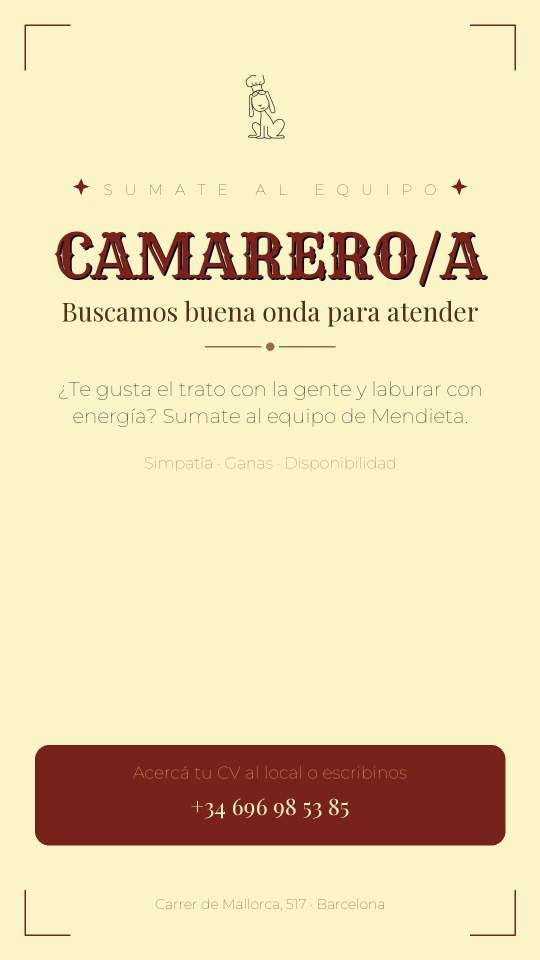
#> input picture assets/brand/templates/busqueda-camarero-historia.png, 1080 x 1920 px, given in place of mendieta-perro-tinta.png, which was not available (shown at 1/2 size)
$ python make_pedidos_detalles.py
#> lines starting #> are read from the running program, lines starting #| are printed output that depends on the picture; pictures that were not available may be replaced by others from this repository, and a replacement may not be noted
#!/usr/bin/env python3
# -*- coding: utf-8 -*-
"""
Mendieta — Foto de DETALLES DE PEDIDO para el carrusel (video + esta foto).
Fondo crema del logo (#FBF4C6, no el gris). Pasos numerados, claros y legibles.

Salidas:
  assets/brand/templates/pedidos-detalles-post.png  (1080x1350, feed 4:5)
  + copia en Documentos/Mendieta/reel-mundial/editados/
"""
import shutil
from pathlib import Path
from PIL import Image, ImageDraw, ImageFont

BASE = Path(__file__).resolve().parent.parent
LOGO = BASE / "assets" / "brand" / "logos" / "mendieta-perro-tinta.png"
OUT = BASE / "assets" / "brand" / "templates" / "pedidos-detalles-post.png"
OUT2 = Path(r"C:/Users/facun/Documentos/Mendieta/reel-mundial/FINAL/pedidos-detalles-post.png")

W, H = 1080, 1350
CREMA = (251, 244, 198)
BORDO = (119, 35, 27)
CACAO = (83, 49, 24)
MOSTAZA = (237, 199, 125)
CARAMELO = (147, 109, 76)
F_RYE = r"C:/Users/facun/AppData/Local/Temp/Rye.ttf"
F_PLAY = r"C:/Users/facun/AppData/Local/Temp/PlayfairBlack.ttf"
F_MONT = r"C:/Users/facun/AppData/Local/Temp/Montserrat.ttf"


def font(p, s):
    return ImageFont.truetype(p, s)


def mont(s, w=600):
    """Montserrat es variable (default Thin 100). Forzamos peso real."""
    f = ImageFont.truetype(F_MONT, s)
    f.set_variation_by_axes([w])
    return f


def tw(d, t, f):
    b = d.textbbox((0, 0), t, font=f)
    return b[2] - b[0], b[3] - b[1], b[1]


# [44 lines left out: functions cline, destello, divider, step, not called in this run]


def main():
    img = Image.new("RGB", (W, H), CREMA)
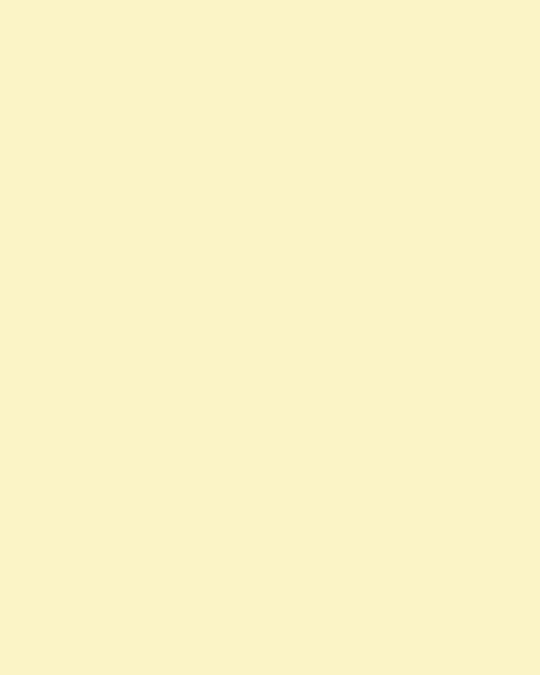
#> img: PIL image 1080x1350 RGB (shown at 1/2 size); mean R, G, B 251, 244, 198
    d = ImageDraw.Draw(img)

    # marco de esquinas
    m, L, wd = 46, 92, 4
    for (px, py, dx, dy) in [(m, m, 1, 1), (W - m, m, -1, 1), (m, H - m, 1, -1), (W - m, H - m, -1, -1)]:
        d.line([(px, py), (px + dx * L, py)], fill=BORDO, width=wd)
        d.line([(px, py), (px, py + dy * L)], fill=BORDO, width=wd)

    # logo
    lg = Image.open(LOGO).convert("RGBA")
    s = 168 / lg.height
#> s = 0.0875
    lg = lg.resize((int(lg.width * s), 168), Image.LANCZOS)
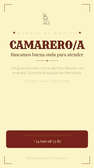
#> lg: PIL image 94x168 RGBA; mean R, G, B, A 234.4, 219, 177.5, 255
    img.paste(lg, ((W - lg.width) // 2, 66), lg)

    # eyebrow + título
    cline(d, 250, "PASTELERÍA ARGENTINA · BARCELONA", mont(24, 600), CARAMELO, ls=4)
    cline(d, 296, "PEDÍ PARA EL PARTIDO", font(F_RYE, 60), BORDO)
    cline(d, 392, "Encargá con tiempo y disfrutá sin apuro", font(F_PLAY, 33), CACAO)

    divider(d, 470)

    fT = mont(40, 600)      # línea principal de paso
    fS = mont(33, 500)      # línea secundaria
    step(d, 565, "1", [("Encargá con 24h de antelación", fT, BORDO)])
    step(d, 700, "2", [("Pedí por WhatsApp", fS, CACAO),
                       ("696 98 53 85", font(F_RYE, 56), BORDO)])
    step(d, 858, "3", [("Pagá por Bizum o", fT, BORDO),
                       ("transferencia bancaria", fT, BORDO)])
    step(d, 1010, "4", [("Mandá el comprobante", fT, BORDO),
                        ("y confirmamos tu pedido", fS, CACAO)])

    divider(d, 1130)
    cline(d, 1175, "Sándwiches de miga · Empanadas · Tartas y más salado",
          mont(27, 500), CARAMELO)
    cline(d, 1240, "@pasteleriamendieta", mont(34, 700), BORDO)

    OUT.parent.mkdir(parents=True, exist_ok=True)
    img.save(OUT, quality=96)
    OUT2.parent.mkdir(parents=True, exist_ok=True)
    shutil.copyfile(OUT, OUT2)
    print(f"OK: {OUT}")
    print(f"OK: {OUT2}")


if __name__ == "__main__":
#> (the run stopped early here; a loop or call above may not have finished)

$ run again, on assets/brand/templates/busqueda-pastelero-historia.png
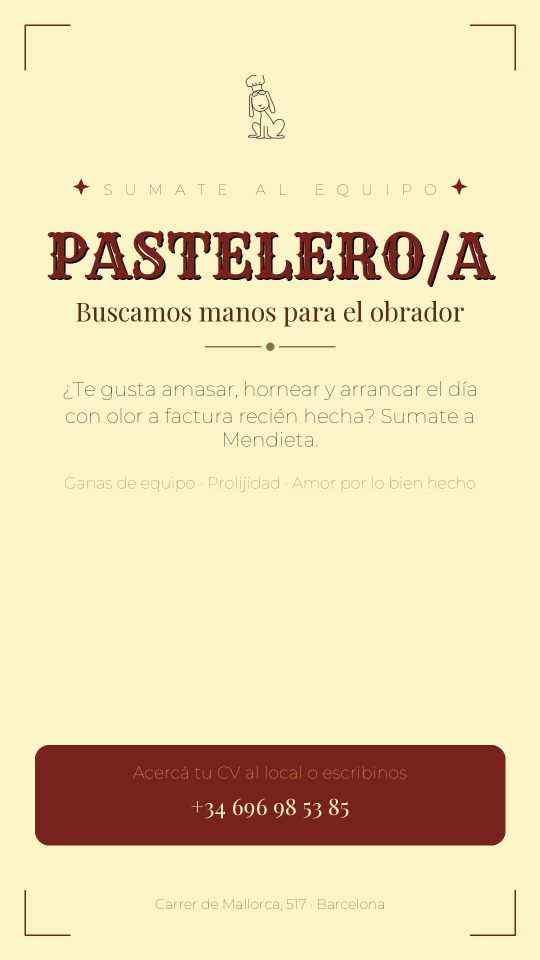
#> input picture assets/brand/templates/busqueda-pastelero-historia.png, 1080 x 1920 px, given in place of mendieta-perro-tinta.png, which was not available (shown at 1/2 size)
#> in main, `lg = lg.resize((int(lg.width * s), 168), Image.LANCZOS)`:
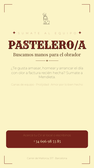
#> lg: PIL image 94x168 RGBA; mean R, G, B, A 234.2, 218.9, 177.4, 255
